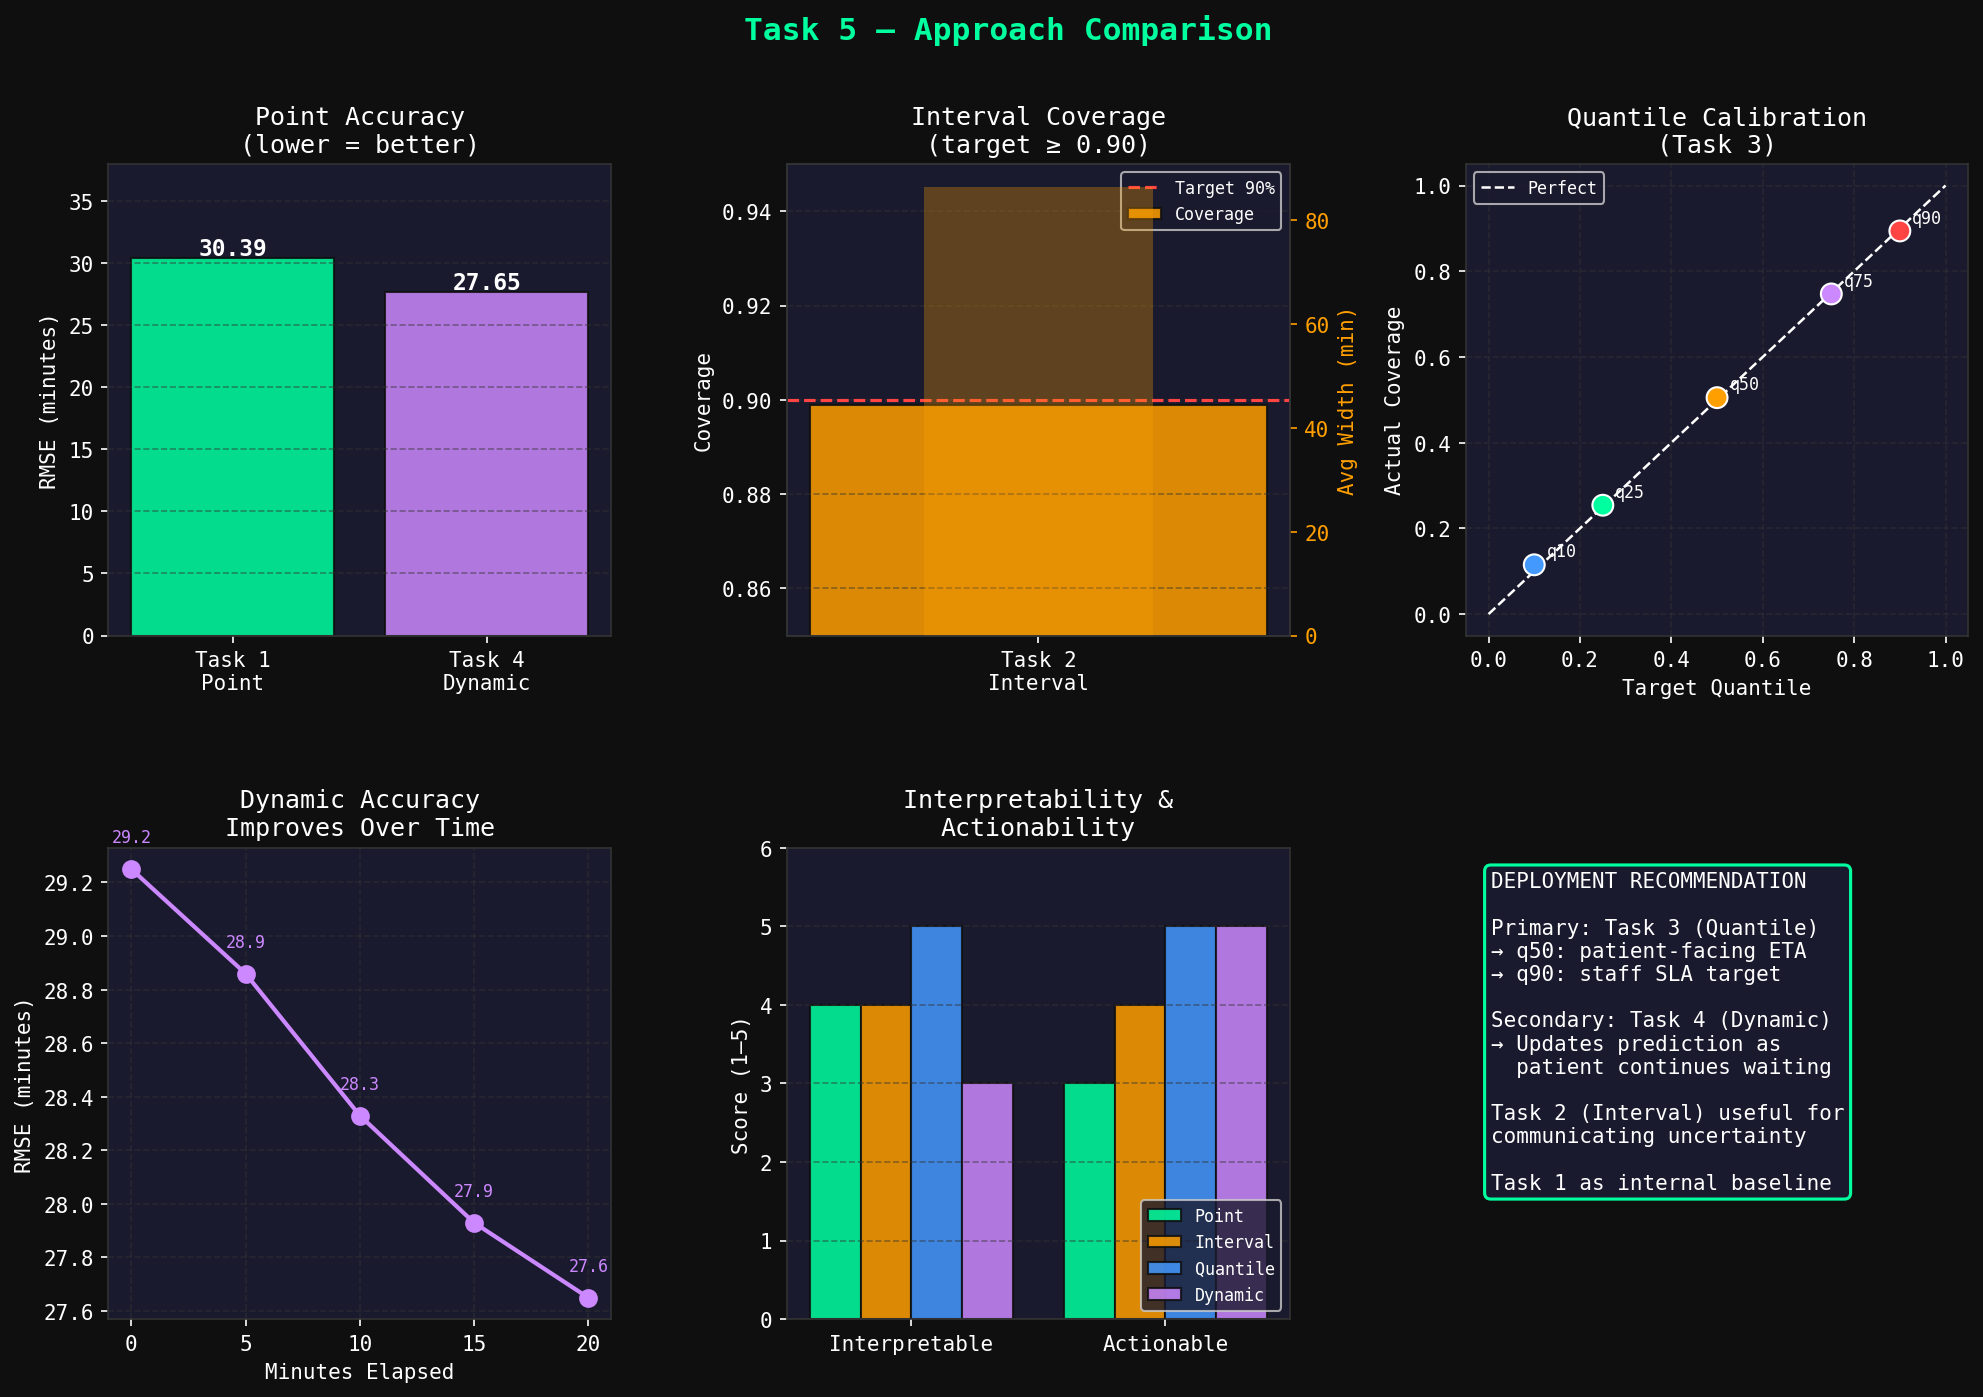

This chart was generated by the following Python code:
"""
CIS432 Optional Project 2 — Task 5: Comparison and Reflection
"""
import pandas as pd
import numpy as np
import matplotlib.pyplot as plt
import matplotlib.gridspec as gridspec

plt.rcParams.update({
    "figure.facecolor": "#0f0f0f", "axes.facecolor": "#1a1a2e",
    "axes.edgecolor": "#333", "axes.labelcolor": "white",
    "xtick.color": "white", "ytick.color": "white",
    "text.color": "white", "grid.color": "#333",
    "grid.linestyle": "--", "grid.alpha": 0.5,
    "font.family": "monospace",
})
GREEN="#00ff9f"; ORANGE="#ff9f00"; RED="#ff4444"; BLUE="#4499ff"; PURPLE="#cc88ff"

print("="*60)
print("TASK 5 — COMPARISON AND REFLECTION")
print("="*60)

# ── Summary data from Tasks 1–4 ──────────────────────────────────────────────
comparison = {
    "Task 1\nPoint":     {"RMSE": 30.39, "MAE": 22.77, "Coverage": None,  "Width": None,   "Interpretable": 4, "Actionable": 3},
    "Task 2\nInterval":  {"RMSE": None,  "MAE": None,  "Coverage": 0.899, "Width": 86.5,   "Interpretable": 4, "Actionable": 4},
    "Task 3\nQuantile":  {"RMSE": None,  "MAE": None,  "Coverage": None,  "Width": None,   "Interpretable": 5, "Actionable": 5},
    "Task 4\nDynamic":   {"RMSE": 27.65, "MAE": 20.58, "Coverage": None,  "Width": None,   "Interpretable": 3, "Actionable": 5},
}

# ── Plot 1: Multi-panel comparison ───────────────────────────────────────────
fig = plt.figure(figsize=(16, 10))
fig.suptitle("Task 5 — Approach Comparison", color=GREEN, fontsize=15, fontweight="bold")
gs = gridspec.GridSpec(2, 3, figure=fig, hspace=0.45, wspace=0.35)

labels = list(comparison.keys())
colors = [GREEN, ORANGE, BLUE, PURPLE]

# Panel 1: RMSE (Tasks 1 & 4 only)
ax1 = fig.add_subplot(gs[0, 0])
rmse_tasks  = ["Task 1\nPoint", "Task 4\nDynamic"]
rmse_vals   = [30.39, 27.65]
rmse_colors = [GREEN, PURPLE]
bars = ax1.bar(rmse_tasks, rmse_vals, color=rmse_colors, alpha=0.85, edgecolor="#0f0f0f")
for bar, val in zip(bars, rmse_vals):
    ax1.text(bar.get_x() + bar.get_width()/2, val + 0.3,
             f"{val:.2f}", ha="center", fontsize=11, color="white", fontweight="bold")
ax1.set_ylabel("RMSE (minutes)")
ax1.set_title("Point Accuracy\n(lower = better)")
ax1.grid(True, axis="y")
ax1.set_ylim(0, 38)

# Panel 2: Interval coverage vs width
ax2 = fig.add_subplot(gs[0, 1])
ax2.bar(["Task 2\nInterval"], [0.899], color=ORANGE, alpha=0.85, edgecolor="#0f0f0f", label="Coverage")
ax2.axhline(0.90, color=RED, linestyle="--", linewidth=1.5, label="Target 90%")
ax2.set_ylabel("Coverage")
ax2.set_ylim(0.85, 0.95)
ax2.set_title("Interval Coverage\n(target ≥ 0.90)")
ax2.legend(fontsize=8)
ax2.grid(True, axis="y")
ax2_r = ax2.twinx()
ax2_r.bar(["Task 2\nInterval"], [86.5], color=ORANGE, alpha=0.3, width=0.4)
ax2_r.set_ylabel("Avg Width (min)", color=ORANGE)
ax2_r.tick_params(axis="y", colors=ORANGE)

# Panel 3: Quantile coverage (calibration)
ax3 = fig.add_subplot(gs[0, 2])
qs      = [0.10, 0.25, 0.50, 0.75, 0.90]
actuals = [0.115, 0.254, 0.505, 0.747, 0.894]
q_colors= [BLUE, GREEN, ORANGE, PURPLE, RED]
ax3.plot([0,1],[0,1],"--",color="white",linewidth=1.2,label="Perfect")
ax3.scatter(qs, actuals, s=100, color=q_colors, zorder=5, edgecolors="white")
for q, a in zip(qs, actuals):
    ax3.annotate(f"q{int(q*100)}", (q, a), xytext=(6, 4),
                 textcoords="offset points", fontsize=8, color="white")
ax3.set_xlabel("Target Quantile")
ax3.set_ylabel("Actual Coverage")
ax3.set_title("Quantile Calibration\n(Task 3)")
ax3.legend(fontsize=8)
ax3.grid(True)

# Panel 4: Dynamic RMSE over time
ax4 = fig.add_subplot(gs[1, 0])
t_vals    = [0, 5, 10, 15, 20]
rmse_dyn  = [29.25, 28.86, 28.33, 27.93, 27.65]
ax4.plot(t_vals, rmse_dyn, color=PURPLE, marker="o", linewidth=2, markersize=8)
for t, r in zip(t_vals, rmse_dyn):
    ax4.text(t, r+0.1, f"{r:.1f}", ha="center", fontsize=8, color=PURPLE)
ax4.set_xlabel("Minutes Elapsed")
ax4.set_ylabel("RMSE (minutes)")
ax4.set_title("Dynamic Accuracy\nImproves Over Time")
ax4.set_xticks(t_vals)
ax4.grid(True)

# Panel 5: Interpretability vs Actionability radar-style bar
ax5 = fig.add_subplot(gs[1, 1])
dims   = ["Interpretable", "Actionable"]
task_names = ["Point","Interval","Quantile","Dynamic"]
task_cols  = [GREEN, ORANGE, BLUE, PURPLE]
x = np.arange(len(dims))
width = 0.2
for i, (tname, tcol) in enumerate(zip(task_names, task_cols)):
    key = f"Task {'1' if tname=='Point' else '2' if tname=='Interval' else '3' if tname=='Quantile' else '4'}\n{tname}"
    vals = [comparison[key]["Interpretable"], comparison[key]["Actionable"]]
    ax5.bar(x + i*width, vals, width, color=tcol, alpha=0.85, label=tname, edgecolor="#0f0f0f")
ax5.set_xticks(x + width*1.5)
ax5.set_xticklabels(dims)
ax5.set_ylabel("Score (1–5)")
ax5.set_title("Interpretability &\nActionability")
ax5.legend(fontsize=8, loc="lower right")
ax5.set_ylim(0, 6)
ax5.grid(True, axis="y")

# Panel 6: Recommendation summary text
ax6 = fig.add_subplot(gs[1, 2])
ax6.axis("off")
rec_text = (
    "DEPLOYMENT RECOMMENDATION\n\n"
    "Primary: Task 3 (Quantile)\n"
    "→ q50: patient-facing ETA\n"
    "→ q90: staff SLA target\n\n"
    "Secondary: Task 4 (Dynamic)\n"
    "→ Updates prediction as\n"
    "  patient continues waiting\n\n"
    "Task 2 (Interval) useful for\n"
    "communicating uncertainty\n\n"
    "Task 1 as internal baseline"
)
ax6.text(0.05, 0.95, rec_text, transform=ax6.transAxes,
         fontsize=10, verticalalignment="top", color="white",
         bbox=dict(boxstyle="round", facecolor="#1a1a2e", edgecolor=GREEN, linewidth=1.5))

plt.savefig("task5_comparison.png", dpi=150, bbox_inches="tight")
plt.close()
print("✓ Saved: task5_comparison.png")

# ── Print summary ─────────────────────────────────────────────────────────────
print(f"""
{"="*60}
TASK 5 SUMMARY
{"="*60}

COMPARISON OF APPROACHES
─────────────────────────────────────────────────────────────
Task 1 — Point Prediction
  • Output   : single predicted wait (e.g., "37 minutes")
  • Metric   : RMSE = 30.4 min, MAE = 22.8 min, R² = 0.311
  • Insight  : fast baseline; shows key drivers (provider load,
               queue position, arrival timing)
  • Limit    : conveys false precision — no sense of uncertainty

Task 2 — Interval Prediction
  • Output   : 90% prediction interval (e.g., "14 – 100 min")
  • Metric   : Coverage = 89.9%, Avg Width = 86.5 min
  • Insight  : honest about uncertainty; useful for risk-averse
               communication to patients and administrators
  • Limit    : one fixed coverage level; wide intervals may
               frustrate patients who want a precise answer

Task 3 — Quantile Prediction
  • Output   : multiple quantiles (q10, q25, q50, q75, q90)
  • Metric   : Pinball loss per quantile; all well-calibrated
  • Insight  : exposes full conditional distribution; different
               stakeholders use different quantiles (patients → q50,
               schedulers → q75, SLA monitoring → q90)
  • Limit    : slightly harder to explain to non-technical users

Task 4 — Dynamic Prediction
  • Output   : updated remaining-wait prediction every 5 minutes
  • Metric   : RMSE improves from 29.3 (t=0) to 27.7 (t=20), ↓5.5%
  • Insight  : captures real-time queue state; reduces anxiety by
               giving patients a live updated ETA
  • Limit    : requires real-time data pipeline; model complexity
               increases (one model per snapshot)

TRADEOFFS
─────────────────────────────────────────────────────────────
  Precision vs Honesty  : Task 1 (precise) vs Task 2/3 (honest)
  Complexity vs Utility : Task 4 (complex pipeline, highest value)
  Flexibility           : Task 3 lets each stakeholder choose level

DEPLOYMENT RECOMMENDATION
─────────────────────────────────────────────────────────────
  Recommended: Task 3 (Quantile) + Task 4 (Dynamic) combined

  Rationale:
  - Quantile model gives multiple output levels at check-in time.
    q50 shown to patients on a display screen as expected wait;
    q90 used internally for staffing targets and SLA tracking.
  - Dynamic model updates the q50 estimate every 5 minutes as the
    patient waits, reducing uncertainty and managing expectations.
  - Interval prediction (Task 2) folded in by showing q25–q75 as
    a visual band around the point estimate.
  - Task 1 retained as an internal benchmark only.

  Rollout plan:
  1. Pilot with one provider team for 4 weeks
  2. Collect feedback from patients and staff
  3. Monitor coverage and RMSE on live data weekly
  4. Retrain models monthly as new data accumulates
""")
print("✓ Task 5 complete.")
